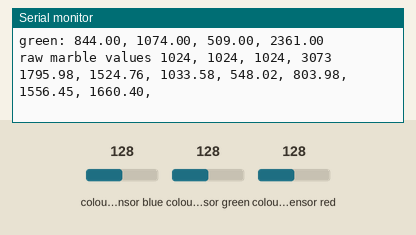
Recording of a sketch running on a simulated Arduino Uno, built with avr-gcc and run on an emulated ATmega328P. Parts: the last lines printed to the serial monitor. The inputs (shaded band) are chosen by the test bench; at power-on: colour sensor blue 128, colour sensor green 128, colour sensor red 128.

Above: at 1.2 s.
1.3 s: colour sensor blue set to 5
At 1.3 s:
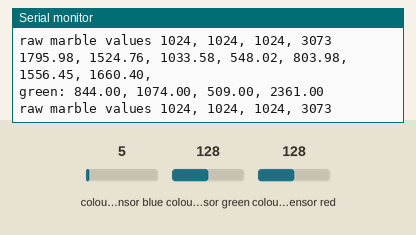
4.3 s: colour sensor green set to 5
At 4.38 s:
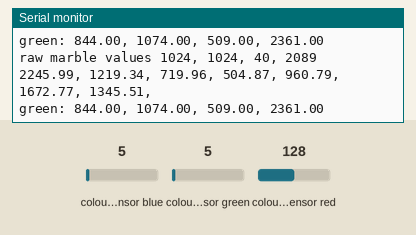
6.1 s: colour sensor red set to 5
At 6.12 s:
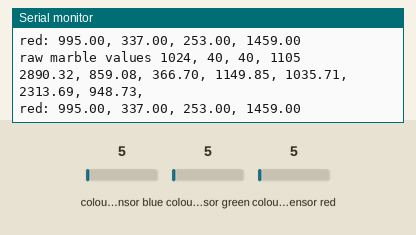
7.8 s: colour sensor blue set to 64
At 8.09 s:
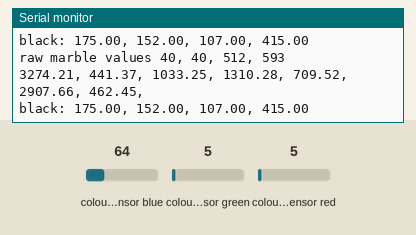
9.5 s: colour sensor green set to 64
At 9.67 s:
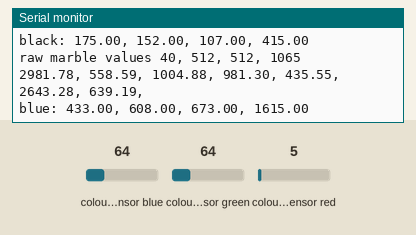
11.3 s: colour sensor red set to 128
At 11.4 s:
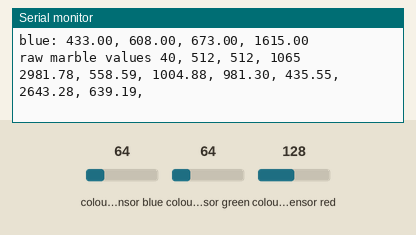
Timing chart, 0 to 14.3 s (numbered marks = the images above; inputs shaded):
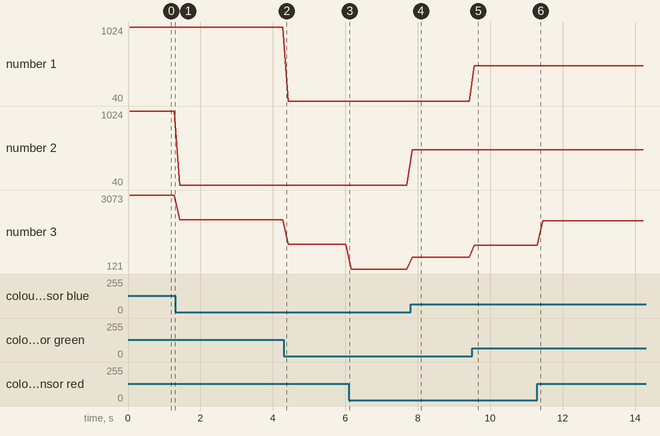

The sketch:

euclidean_distance_test.ino
```cpp
#include <Wire.h>
#include "Adafruit_TCS34725.h"


Adafruit_TCS34725 tcs = Adafruit_TCS34725(TCS34725_INTEGRATIONTIME_614MS, TCS34725_GAIN_1X);
String marbleColor;
float cMultiplier = 0.02;
/*
float colorVectors[7][4] = { //red, green, blue, c values for the different marble colors
  { 38, 40, 26, 12141*cMultiplier},  // white
  { 39, 39, 26, 595*cMultiplier},   // black
  { 71, 22, 18, 2000*cMultiplier},   // red
  { 34, 47, 21, 2143*cMultiplier},  // green
  { 26, 38, 41, 2185*cMultiplier},   // blue
  { 48, 4, 15, 5945*cMultiplier},   // yellow
  { 39, 36, 27, 193*cMultiplier }    // nothing
};*/

float colorVectors[7][4] = { //rgbc values for the different marble colors
  {2299, 2212, 1455, 5720},  // white
  {175, 152, 107, 415},   // black
  {995, 337, 253, 1459},   // red
  {844, 1074, 509, 2361},  // green
  {433, 608, 673, 1615},   // blue
  {2321, 1829, 722, 4740},   // yellow
  {76, 70, 52, 193}    // nothing
};

char *colorLabels[] = { "white", "black", "red", "green", "blue", "yellow", "nothing" };


void setup() {
  // put your setup code here, to run once:
  Serial.begin(9600);


  if (tcs.begin()){
    Serial.println("found sensor");
  } else {
    Serial.println("no sensor found");
    while (1); // end program
  }
}


void loop() {
  uint16_t r, g, b, c;
  tcs.getRawData(&r, &g, &b, &c);
  float sum = float(c)*cMultiplier;
  float red = r*100/ float(c);
  float green = g*100/ float(c);
  float blue = b*100/ float(c);
  float marbleVector[4] = {r, g, b, c};

   Serial.print("raw marble values "); Serial.print(r); Serial.print(", "); Serial.print(g); Serial.print(", "); Serial.print(b); Serial.print(", "); Serial.println(c);

  // find euclidean distance of rgb of this marble to the reference for every marble color
  float allDistances[7];
  for (int i = 0; i < 7; i++) {
    allDistances[i] = euclideanDistance(marbleVector, colorVectors[i]);
    Serial.print(allDistances[i]); Serial.print(", ");
  }
  Serial.println(" ");


  // find closest distance (scale down c basis vector because its less important)
  int index_minimum_value = minValue(allDistances);

  // find marble color from closest distance
  marbleColor = colorLabels[index_minimum_value];
  Serial.print(marbleColor); Serial.print(": ");
  Serial.print(colorVectors[index_minimum_value][0]); Serial.print(", ");
  Serial.print(colorVectors[index_minimum_value][1]); Serial.print(", ");
  Serial.print(colorVectors[index_minimum_value][2]); Serial.print(", ");
  Serial.println(colorVectors[index_minimum_value][3]);
}

int minValue(float *myArray) {
  // give it an array and it spits out the index of the smallest value in the array
  int minValIndex = 0;
  float minVal = myArray[0];

  for (int i = 0; i < 7; i++) {
    if (myArray[i] < minVal) {
      minVal = myArray[i];
      minValIndex = i;
    }
  }
  /*
  Serial.print("The minimum value of the array is: ");
  Serial.print(minVal);
  Serial.print(" at index: ");
  Serial.println(minValIndex);*/
  return minValIndex;

}

float euclideanDistance(float *marbleVec, float *refVec) {
  // give two 4d vectors and it spits out the euclidean distance of them
  return sqrt(pow(marbleVec[0]-refVec[0], 2) + pow(marbleVec[1]-refVec[1], 2) + pow(marbleVec[2]-refVec[2], 2) + pow((marbleVec[3]-refVec[3])*cMultiplier, 2));
}
```

Measured:
- after the input at 7.8 s, the serial monitor: prints a new line at once (image 4)
- after the input at 9.5 s, the serial monitor: prints a new line after 0.06 s (image 5)
- plotted number 2: 1024 → 40 after the input at 1.3 s, 40 → 512 after the input at 7.8 s
- plotted number 3: 3073 → 2089 after the input at 1.3 s, 2089 → 1105 after the input at 4.3 s, 1105 → 121 after the input at 6.1 s, 121 → 593 after the input at 7.8 s, 593 → 1065 after the input at 9.5 s
